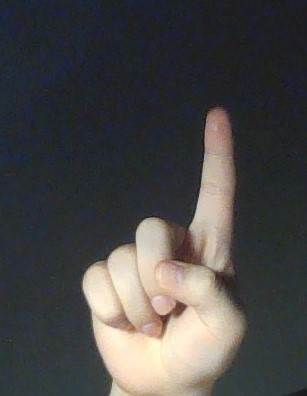
#> input picture test1.jpg, 307 x 396 px, given in place of the camera
$ python A_data_collection.py
#> lines starting #> are read from the running program, lines starting #| are printed output that depends on the picture
import warnings
import numpy as np
import cv2


warnings.simplefilter(action='ignore', category=FutureWarning)

background = None
accumulated_weight = 0.5 # tích lữu trọng số
#   Tạo kích thước cho cho cửa sổ làm việc
ROI_top = 100
ROI_bottom = 300
ROI_right = 150
ROI_left = 350

def cal_accum_avg(frame, accumulated_weight): # Hàm cân chỉnh nền
    global background #  thay đổi giá trị của biến toàn cục trong một hàm
    if background is None:
        background = frame.copy().astype('float')
        return None
    cv2.accumulateWeighted(frame, background, accumulated_weight)
'''
accumulateWeighted(src, dst, alpha[, mask]):
    - Hàm tính tổng trọng số của hình ảnh đầu vào src và tích lũy vào dst để dst trở thành giá trị trung bình chạy của
      mỗi khung hình
'''

def segment_hand(frame, threshold = 25): #  Hàm phân cùng giữa tay và nền
    global background
    diff = cv2.absdiff(background.astype('uint8'), frame) #  Tính toán sự khác biệt tuyệt đối cho mỗi phần tử giữa hai
                                                            # mảng hoặc giữa một mảng và một đại lượng vô hướng.
    _, thresholded = cv2.threshold(diff, threshold, 255, cv2.THRESH_BINARY)
    #   Lấy các đường viền bên ngoài cho hình ảnh
    contours, hierarchy = cv2.findContours(thresholded.copy(), cv2.RETR_TREE, cv2.CHAIN_APPROX_SIMPLE)
    #  findContours(image, mode, method[, contours[, hierarchy[, offset]]])
    if len(contours) == 0:
        return None
    else:
        hand_segment_max_cont = max(contours, key=cv2.contourArea)
        return (thresholded, hand_segment_max_cont)


#   Kết nối camera để lấy hình
cam = cv2.VideoCapture(0)
num_frames = 0
element = 1
num_imgs_taken = 0
while True:
    ret, frame = cam.read()
#> frame is the input picture: shape (396, 307, 3); mean B, G, R 70.9, 71.4, 72.7
    # Lật khung ảnh để không bị lật ảnh khi chụp hình
    frame = cv2.flip(frame, 1)
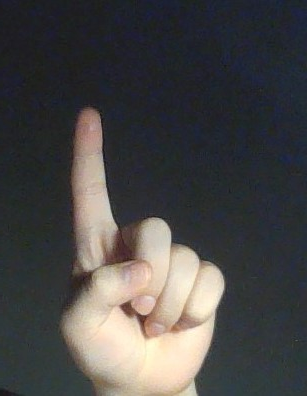
#> frame: shape (396, 307, 3); mean B, G, R 70.9, 71.4, 72.7
    frame_copy = frame.copy()
    roi = frame[ROI_top:ROI_bottom, ROI_right:ROI_left]
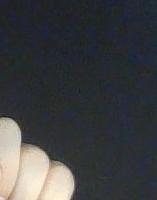
#> roi: shape (200, 157, 3); mean B, G, R 65.9, 63.6, 62
    gray_frame = cv2.cvtColor(roi, cv2.COLOR_BGR2GRAY)
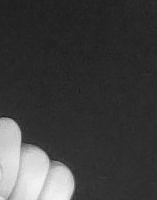
#> gray_frame: shape (200, 157); min 27, max 246, mean 63.4
    gray_frame = cv2.GaussianBlur(gray_frame, (9,9), 0) # Lọc hình ảnh là cho min, mượt

    if num_frames < 60:
        cal_accum_avg(gray_frame, accumulated_weight)
        if num_frames <= 59:
            cv2.putText(frame_copy, 'FETCHING BACKGROUND...PLEASE WAIT!', (80, 400), cv2.FONT_HERSHEY_SIMPLEX, 0.9,
                        (0,0,255), 2)
            #   putText(img, text, org, fontFace, fontScale, color[, thickness[, lineType[, bottomLeftOrigin]]]) -> img

    #   Thời gian để định cấu hình tay cụ thể trong ROI
    elif num_frames <= 300:
        hand = segment_hand(gray_frame)
        cv2.putText(frame_copy, 'Adjust hand... gesture for' + str(element), (200, 400), cv2.FONT_HERSHEY_SIMPLEX, 1,
                    (0, 0, 255), 2)

        #   Kiểm tra xem bàn tay có thực sự được detect ngay hay không bằng cách đếm số
        if hand is not None:
            thresholded, hand_segment = hand
            #   Vẽ contours xung quanh hand đã được segment
            cv2.drawContours(frame_copy, [hand_segment + (ROI_right, ROI_top)], -1, (255, 0,0), 1)
            cv2.putText(frame_copy, str(num_frames) + 'for' + str(element), (70, 45), cv2.FONT_HERSHEY_SIMPLEX, 1,
                        (0,0,255), 2)

            # Cùng lúc đó hiển thị threshold image
            cv2.imshow('Threshold Hand image', thresholded)
    else:
        #   Segment bàn tay
        hand = segment_hand(gray_frame)
        #   Kiểm tra xem có detect được hand không
        if hand is not None:
            #   lấy thresholded and hand_segment_max_cont
            thresholded, hand_segment = hand
            #   Vẽ contours xung quanh hand đã được segment
            cv2.drawContours(frame_copy, [hand_segment + (ROI_right, ROI_top)], -1, (255, 0, 0), 1)
            cv2.putText(frame_copy, str(num_frames), (70, 45), cv2.FONT_HERSHEY_SIMPLEX, 1, (0,0,255), 2)
            cv2.putText(frame, str(num_imgs_taken) + 'image' + 'for' + str(element), (200, 400), cv2.FONT_HERSHEY_SIMPLEX,
                         1, (0,0,255), 2)

            #   Hiển thị threshold image
            cv2.imshow('Threshold hand image', thresholded)
            if num_imgs_taken <= 300:
                cv2.imwrite(r'D:\\COmputerVision\\Sign_Languge_Recognition\\train\\' + str(element) + '\\' +
                            str(num_imgs_taken+300) + '.jpg', thresholded)
            else:
                break
            num_imgs_taken += 1
        else:
            cv2.putText(frame_copy, 'No hand detected...', (200, 400), cv2.FONT_HERSHEY_SIMPLEX, 1, (0,0,255),2)


    #   Vẽ ROI trên frame_copy
    cv2.rectangle(frame_copy, (ROI_left, ROI_top), (ROI_right, ROI_bottom), (255, 128, 0), 3)
    cv2.putText(frame_copy, 'DataFlair hand sign recogotion___', (10, 30), cv2.FONT_ITALIC, 0.5, (51,255,51),1)
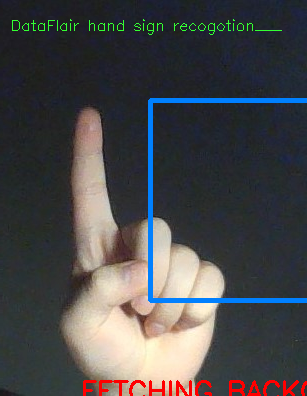
#> frame_copy: shape (396, 307, 3); mean B, G, R 73.4, 72, 72.3

    #   Tăng số lượng khung hình để theo giõi
    num_frames += 1

    # Hiển thị frame với hand segment
    cv2.imshow('Sign Detection', frame_copy)

    # ĐÓng cửa sổ với x
    k = cv2.waitKey(1) & 0xFF
#> (key x is pressed here)
    if k == ord('x'):
        break

#   Tắt máy ảnh và đóng các cửa sổ
cv2.destroyAllWindows()
cam.release()

$ run again, on accuracy.png
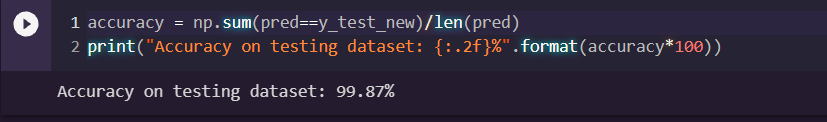
#> input picture accuracy.png, 827 x 122 px, given in place of the camera
#> frame is the input picture: shape (122, 827, 3); mean B, G, R 59.1, 40.5, 47.2
#> `gray_frame = cv2.GaussianBlur(gray_frame, (9,9), 0)`:
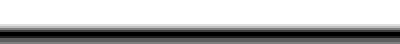
#> gray_frame: shape (22, 200) (shown 2 times larger); min 24, max 32, mean 29.7; drawn with min black and max white
#> `cv2.putText(frame_copy, 'DataFlair hand sign recogotion___', (10, 30),..`:
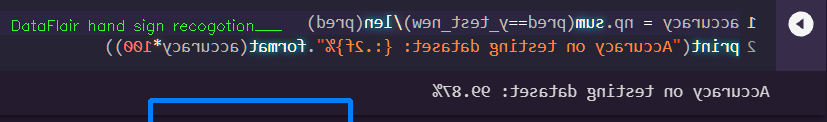
#> frame_copy: shape (122, 827, 3); mean B, G, R 61.5, 42.9, 46.8
